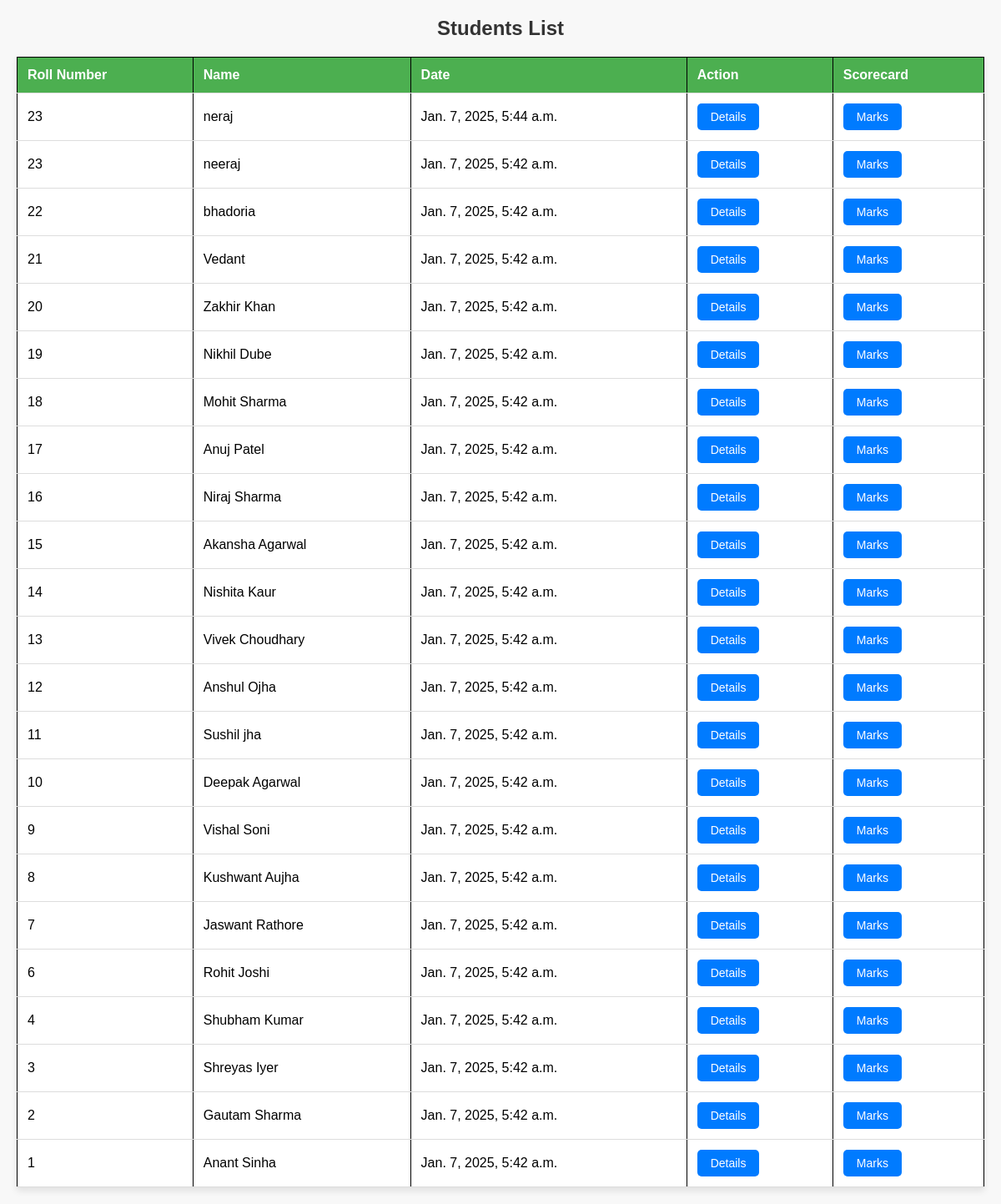
The page /studentlist/ on the database its author committed.
### home/models.py (models this page shows)
class Student(models.Model):
    name = models.CharField(max_length=100)
    age = models.IntegerField()
    email = models.EmailField()
    address = models.TextField()
    date = models.DateTimeField(default=timezone.now)
    rollnumber = models.IntegerField(default=0)
    physics = models.IntegerField(default=0)
    chemistry = models.IntegerField(default=0)
    maths = models.IntegerField(default=0)
    english = models.IntegerField(default=0)
    totalmarks = models.IntegerField(default=0)
    maxmarks = models.IntegerField(default=0)
    percentage = models.IntegerField(default=0)
    user = models.ForeignKey(settings.AUTH_USER_MODEL, on_delete=models.CASCADE, default=1)  # Associate each student with a user
    class Meta:
        permissions = [
            ("can_access_landing_page", "Can access landing page"),
            ("can_upload_excel", "Can upload excel files"),
            ("can_view_studentlist", "Can view student list"),
            ("can_view_student_info", "Can view student info"),
            ("can_view_student_score", "Can view student score"),
        ]

### home/views.py (the view)
# urls.py: path('studentlist/', views.studentlist, name='studentlist'),
def studentlist(request):
    students = Student.objects.all()[::-1]
    return render(request, 'databaselist.html', {'students': students})

### home/templates/databaselist.html (shortened to what this page needs)
{% extends "base.html" %}
{% block start %}
<h2>Students List</h2>
<table>
    <thead>
        <tr>
            <th>Roll Number</th>
            <th>Name</th>
            <th>Date</th>
            <th>Action</th>
            <th>Scorecard</th>
        </tr>
    </thead>
    <tbody>
        {% for entry in students %}
        <tr>
            <td>{{ entry.rollnumber }}</td>
            <td>{{ entry.name }}</td>
            <td>{{ entry.date }}</td>
            <td>
                <a href="{% url 'student_info' entry.id %}" class="btn">Details</a>
            </td>
            <td>
                <a href="{% url 'student_score' entry.id %}" class="btn">Marks</a>
            </td>
        </tr>
        {% empty %}
        <tr>
            <td colspan="5" class="empty-message">No entries found.</td>
        </tr>
        {% endfor %}
    </tbody>
</table>
{% endblock %}

### home/templates/base.html (shortened to what this page needs)
<html lang="en">
<head>
</head>
<body>
    {% block start %}
    {% endblock %}
</body>
</html>

### home/templates/base.html (style rules this page uses)
table, th, td { border: 1px solid black; }

### home/templates/databaselist.html (style rules this page uses)
body { font-family: Arial, sans-serif; background-color: #f8f8f8; margin: 0; padding: 20px; }
h2 { text-align: center; color: #333; margin-bottom: 20px; }
table { width: 100%; border-collapse: collapse; margin-top: 20px; background-color: white; box-shadow: 0 4px 8px rgba(0, 0, 0, 0.1); }
th, td { padding: 12px; text-align: left; border-bottom: 1px solid #ddd; font-size: 16px; }
th { background-color: #4CAF50; color: white; }
.btn { display: inline-block; padding: 8px 16px; background-color: #007BFF; color: white; text-decoration: none; border-radius: 5px; font-size: 14px; text-align: center; transition: background-color 0.3s ease; }

### rows shown on the page
Student: rollnumber "23", name "neraj", date "Jan. 7, 2025, 5:44 a.m."
Student: rollnumber "23", name "neeraj", date "Jan. 7, 2025, 5:42 a.m."
Student: rollnumber "22", name "bhadoria", date "Jan. 7, 2025, 5:42 a.m."
Student: rollnumber "21", name "Vedant", date "Jan. 7, 2025, 5:42 a.m."
Student: rollnumber "20", name "Zakhir Khan", date "Jan. 7, 2025, 5:42 a.m."
Student: rollnumber "19", name "Nikhil Dube", date "Jan. 7, 2025, 5:42 a.m."
Student: rollnumber "18", name "Mohit Sharma", date "Jan. 7, 2025, 5:42 a.m."
Student: rollnumber "17", name "Anuj Patel", date "Jan. 7, 2025, 5:42 a.m."
Student: rollnumber "16", name "Niraj Sharma", date "Jan. 7, 2025, 5:42 a.m."
Student: rollnumber "15", name "Akansha Agarwal", date "Jan. 7, 2025, 5:42 a.m."
Student: rollnumber "14", name "Nishita Kaur", date "Jan. 7, 2025, 5:42 a.m."
Student: rollnumber "13", name "Vivek Choudhary", date "Jan. 7, 2025, 5:42 a.m."
Student: rollnumber "12", name "Anshul Ojha", date "Jan. 7, 2025, 5:42 a.m."
Student: rollnumber "11", name "Sushil jha", date "Jan. 7, 2025, 5:42 a.m."
Student: rollnumber "10", name "Deepak Agarwal", date "Jan. 7, 2025, 5:42 a.m."
Student: rollnumber "9", name "Vishal Soni", date "Jan. 7, 2025, 5:42 a.m."
Student: rollnumber "8", name "Kushwant Aujha", date "Jan. 7, 2025, 5:42 a.m."
Student: rollnumber "7", name "Jaswant Rathore", date "Jan. 7, 2025, 5:42 a.m."
Student: rollnumber "6", name "Rohit Joshi", date "Jan. 7, 2025, 5:42 a.m."
Student: rollnumber "4", name "Shubham Kumar", date "Jan. 7, 2025, 5:42 a.m."
Student: rollnumber "3", name "Shreyas Iyer", date "Jan. 7, 2025, 5:42 a.m."
Student: rollnumber "2", name "Gautam Sharma", date "Jan. 7, 2025, 5:42 a.m."
Student: rollnumber "1", name "Anant Sinha", date "Jan. 7, 2025, 5:42 a.m."
